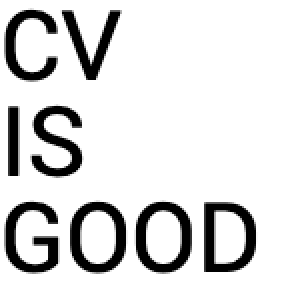
#> input picture black version/rawdata/CVISGOOD.png, 144 x 144 px (shown 2 times larger)
$ jupyter execute cheating.ipynb
#> lines starting #> are read from the running program, lines starting #| are printed output that depends on the picture; after the words box and inside, x2 and y2 are one past the last pixel; in counts of white or black regions, pixels touching at a corner belong together
[cell 1]
import cv2
import numpy as np
import random

[cell 2]
CV_raw = cv2.imread("./rawdata/CVISGOOD.png", 0)
#> CV_raw is the input picture: shape (144, 144); min 0, max 255, mean 217.5
DIP_raw = cv2.imread("./rawdata/DIPISGOOD.png", 0)
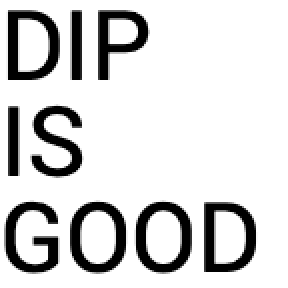
#> input picture black version/rawdata/DIPISGOOD.png, 144 x 144 px (shown 2 times larger)
#> DIP_raw is the input picture: shape (144, 144); min 0, max 255, mean 213.9

[cell 3]
DIP_raw[DIP_raw > 127.5] = 255
DIP_raw[DIP_raw <= 127.5] = 0
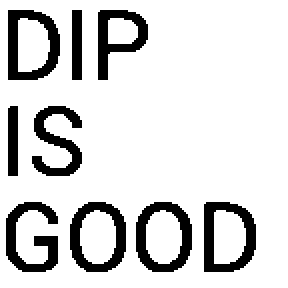
#> DIP_raw: shape (144, 144) (shown 2 times larger); 84% white; 9 black regions, largest, box (x1, y1, x2, y2) and area: (4, 5, 30, 40) 448, (102, 101, 128, 136) 443, (68, 101, 96, 136) 434
CV_raw[CV_raw > 127.5] = 255
CV_raw[CV_raw <= 127.5] = 0
#> CV_raw: shape (144, 144); 85.4% white; 8 black regions, largest, box (x1, y1, x2, y2) and area: (102, 101, 128, 136) 443, (68, 101, 96, 136) 434, (35, 101, 63, 136) 433

[cell 4]
def visual_cryptography1x2(img, n = 2):
#> called with n = 2
    C0 = []
    C1 = []
    for i in range(n):
        for j in range(n):
            pattern = np.zeros((n, n))
            if(i == j):
                pattern[:,i] = 1
                C0.append(pattern)
            elif(i != j):
                pattern[0,i] = 1
                pattern[1,j] = 1
                C1.append(pattern)

    share1 = np.zeros((img.shape[0], img.shape[1]*n))
    share2 = np.zeros((img.shape[0], img.shape[1]*n))
    for i in range(img.shape[0]):
        for j in range(img.shape[1]):
            x = random.randint(0, 1)
            if img[i,j] == 0: #若原始pixel為黑色
                target = C1[x]
            elif img[i,j] == 255: #若原始pixel為白色
                target = C0[x]
            share1[i, j*n:j*n+n] = target[0,:]
            share2[i, j*n:j*n+n] = target[1,:]
#> share1: shape (144, 288) float64; values 0 (black) and 1 (white), 50% white in thin lines or dots
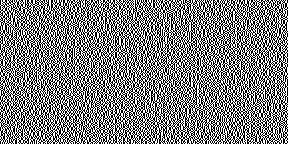
#> share2: shape (144, 288) float64; values 0 (black) and 1 (white), 50% white in thin lines or dots
    result = np.logical_or(share1.astype(bool), share2.astype(bool)).astype(int)
    result[result==0]=255
    result[result==1]=0

    shares = []
    for share in [share1,share2]:
        share[share==0]=255
        share[share==1]=0
        shares.append(share)
    return shares, result

[cell 5]
shares, result = visual_cryptography1x2(DIP_raw)
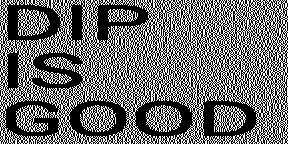
#> result: shape (144, 288) int64; 42% white in thin lines or dots
#> shares = 2 items
cv2.imwrite("./output/DIP1x2_share1+share2.png", result)
cv2.imwrite("./output/DIP1x2_share1.png", shares[0])
cv2.imwrite("./output/DIP1x2_share2.png", shares[1])
#> Out = True

[cell 6]
def visual_cryptography1x3(img, n = 3):
#> called with n = 3
    C0 = []
    C1 = []
    for i in range(n):
        for j in range(n):
            for k in range(n):
                pattern = np.zeros((n, n))
                if(i == j and j == k):
                    pattern[:,i] = 1
                    C0.append(pattern)
                elif(i != j and j != k and i != k):
                    pattern[0,i] = 1
                    pattern[1,j] = 1
                    pattern[2,k] = 1
                    C1.append(pattern)

    share1 = np.zeros((img.shape[0], img.shape[1]*n))
    share2 = np.zeros((img.shape[0], img.shape[1]*n))
    share3 = np.zeros((img.shape[0], img.shape[1]*n))
    for i in range(img.shape[0]):
        for j in range(img.shape[1]):
            x = random.randint(0, 5)
            y = random.randint(0, 2)
            if img[i,j] == 0: #若原始pixel為黑色
                target = C1[x]
            elif img[i,j] == 255: #若原始pixel為白色
                target = C0[y]
            share1[i, j*n:j*n+n] = target[0,:]
            share2[i, j*n:j*n+n] = target[1,:]
            share3[i, j*n:j*n+n] = target[2,:]
#> share1: shape (144, 432) float64; values 0 (black) and 1 (white), 33.3% white in thin lines or dots
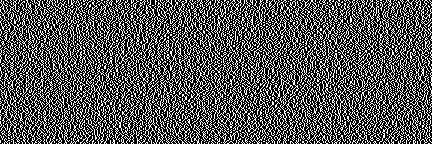
#> share3: shape (144, 432) float64; values 0 (black) and 1 (white), 33.3% white in thin lines or dots
    results = []
    for pair in [[share1,share2],[share1,share3],[share2,share3]]:
        result = np.logical_or(pair[0].astype(bool), pair[1].astype(bool)).astype(int)
        result[result==0]=255
        result[result==1]=0
        results.append(result)
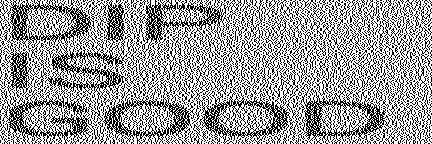
#> result: shape (144, 432) int64; 61.3% white; black in thin lines or dots
    shares = []
    for share in [share1,share2,share3]:
        share[share==0]=255
        share[share==1]=0
        shares.append(share)
    return shares, results

[cell 7]
shares, results = visual_cryptography1x3(DIP_raw)
#> shares = 3 items; results = 3 items
cv2.imwrite("./output/DIP1x3_share1+share2.png", results[0])
cv2.imwrite("./output/DIP1x3_share1+share3.png", results[1])
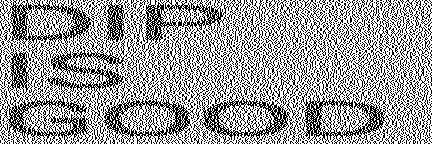
#> saved as DIP1x3_share1+share3.png: shape (144, 432); 61.3% white; black in thin lines or dots
cv2.imwrite("./output/DIP1x3_share2+share3.png", results[2])
cv2.imwrite("./output/DIP1x3_share1.png", shares[0])
cv2.imwrite("./output/DIP1x3_share2.png", shares[1])
cv2.imwrite("./output/DIP1x3_share3.png", shares[2])
#> Out = True

[cell 8]
def cheating(img, shares, n=3):
#> called with n = 3
    share1 = shares[0]
#> share1: shape (144, 432) float64; 66.7% white; black in thin lines or dots
    share2 = shares[1]
#> share2: shape (144, 432) float64; 66.7% white; black in thin lines or dots
    share3 = shares[2]
#> share3: shape (144, 432) float64; 66.7% white; black in thin lines or dots
    fake_share1 = np.zeros(share1.shape)
    fake_share2 = np.zeros(share2.shape)
    for i in range(img.shape[0]):
        for j in range(img.shape[1]):
            a = np.where(share1[i, j*n:j*n+n] == 0)[0][0]
            b = np.where(share2[i, j*n:j*n+n] == 0)[0][0]
            filled1 = np.zeros((1, 3))
            filled2 = np.zeros((1, 3))
            c = [0,1,2]
            if(a == b):
                if(img[i,j]==255): #白(Case1)
                    filled1[0,a] = 1
                    filled2[0,a] = 1
                elif(img[i,j]==0): #黑(Case2)
                    c.remove(a)
                    filled1[0,c[0]] = 1
                    filled2[0,c[1]] = 1
            elif(a != b):
                if(img[i,j]==255): #白(Case3)
                    c.remove(a)
                    c.remove(b)
                    filled1[0,c[0]] = 1
                    filled2[0,c[0]] = 1
                elif(img[i,j]==0): #黑(Case4)
                    filled1[0,a] = 1
                    filled2[0,b] = 1
            fake_share1[i, j*n:j*n+n] = filled1
            fake_share2[i, j*n:j*n+n] = filled2
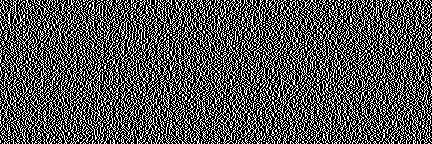
#> fake_share1: shape (144, 432) float64; values 0 (black) and 1 (white), 33.3% white in thin lines or dots
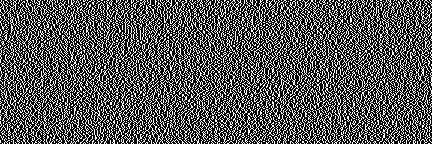
#> fake_share2: shape (144, 432) float64; values 0 (black) and 1 (white), 33.3% white in thin lines or dots
# [7 lines of commented-out code are left out]
    share3[share3==0] = 1
#> share3: shape (144, 432) float64; values 1 (black) and 255 (white), 66.7% white; black in thin lines or dots
    share3[share3==255] = 0
    results = []
    for fake_share in [fake_share1, fake_share2]:
        result = np.logical_or(fake_share.astype(bool), share3.astype(bool)).astype(int)
        result[result==0]=255
        result[result==1]=0
        results.append(result)
#> this loop made 2 passes
#> pass 2, in cheating, `result = np.logical_or(fake_share.astype(bool), share3.astype(bool)).a..`:
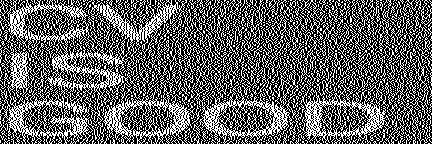
#> result: shape (144, 432) int64; values 0 (black) and 1 (white), 38.2% white in thin lines or dots
#> after the loop: result: shape (144, 432) int64; 61.8% white; black in thin lines or dots
#> after the loop, results = 2 items
    fake_shares = []
    for fake_share in [fake_share1, fake_share2]:
        fake_share[fake_share==0]=255
        fake_share[fake_share==1]=0
        fake_shares.append(fake_share)
#> after the loop, fake_shares = 2 items
    return fake_shares, results

[cell 9]
fake_shares, results = cheating(CV_raw, shares)
#> fake_shares = 2 items; results = 2 items
cv2.imwrite("./output/fake_share1.png", fake_shares[0])
cv2.imwrite("./output/fake_share2.png", fake_shares[1])
cv2.imwrite("./output/fake_share1+share3.png", results[0])
cv2.imwrite("./output/fake_share2+share3.png", results[1])
#> Out = True
